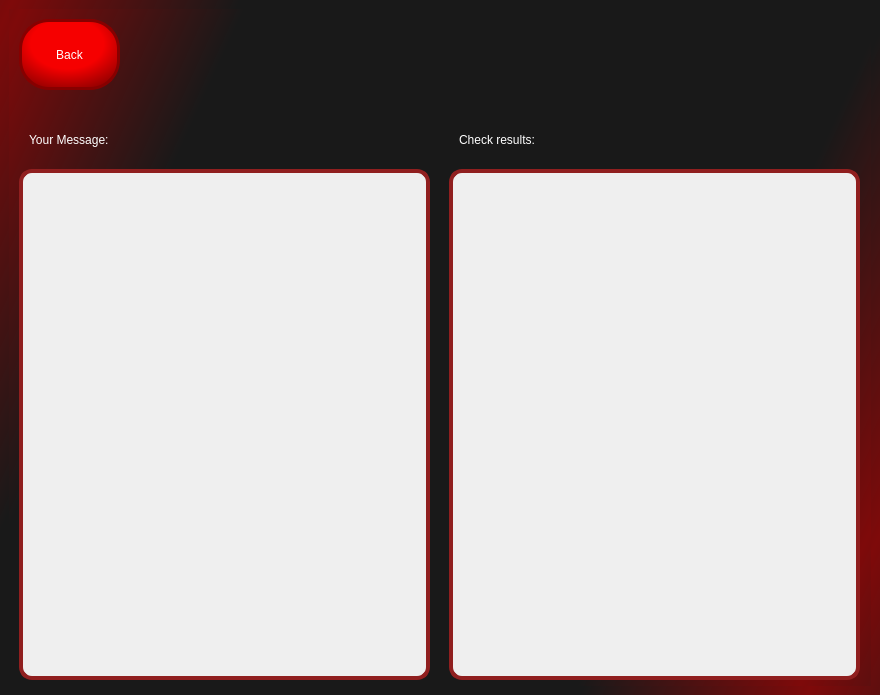
<?xml version="1.0" encoding="UTF-8"?>
<ui version="4.0">
 <class>MainWindow</class>
 <widget class="QMainWindow" name="MainWindow">
  <property name="geometry">
   <rect>
    <x>0</x>
    <y>0</y>
    <width>880</width>
    <height>695</height>
   </rect>
  </property>
  <property name="windowTitle">
   <string>MainWindow</string>
  </property>
  <property name="styleSheet">
   <string notr="true">background-color: qlineargradient(spread:reflect, x1:0.442, y1:0.568, x2:1, y2:0.767, stop:0.589474 rgba(25, 25, 25, 255), stop:1 rgba(126, 10, 10, 255));</string>
  </property>
  <property name="locale">
   <locale language="English" country="UnitedStates"/>
  </property>
  <widget class="QWidget" name="centralwidget">
   <layout class="QGridLayout" name="gridLayout">
    <item row="0" column="0">
     <widget class="QStackedWidget" name="stackedWidget">
      <property name="currentIndex">
       <number>2</number>
      </property>
      <widget class="QWidget" name="main_menu">
       <widget class="QPushButton" name="SpamDetectionBTN">
        <property name="geometry">
         <rect>
          <x>320</x>
          <y>330</y>
          <width>221</width>
          <height>140</height>
         </rect>
        </property>
        <property name="styleSheet">
         <string notr="true">QPushButton{
background-color: qradialgradient(spread:reflect, cx:0.473684, cy:0.347, radius:1.118, fx:0.478526, fy:0.342, stop:0.331579 rgba(246, 0, 0, 255), stop:0.626316 rgba(150, 0, 0, 255));
font: 20pt &quot;Trebuchet MS&quot;;
text-align: center;
border: 6px solid;
border-radius: 45px;
color: rgb(255, 255, 255);
border-color: rgb(135, 0, 0);
}

QPushButton:hover{
background-color: rgb(0, 0, 0);
color: rgb(246, 0, 0);
border: 4px solid;
border-color: rgb(246, 0, 0);
}

QPushButton:pressed{
background-color: rgb(44, 44, 44);
color: rgb(189, 0, 0);
border: 4px solid;
border-color: rgb(189, 0, 0);
}</string>
        </property>
        <property name="text">
         <string>Spam
 Detection</string>
        </property>
        <property name="default">
         <bool>false</bool>
        </property>
        <property name="flat">
         <bool>false</bool>
        </property>
       </widget>
       <widget class="QLabel" name="logo">
        <property name="geometry">
         <rect>
          <x>60</x>
          <y>70</y>
          <width>751</width>
          <height>161</height>
         </rect>
        </property>
        <property name="styleSheet">
         <string notr="true">QLabel#logo{
border-image: url(:/logo/assets/logo.png);
background-color: qlineargradient(spread:pad, x1:0, y1:0, x2:1, y2:0, stop:0 rgba(0, 0, 0, 0), stop:1 rgba(255, 255, 255, 0));
}</string>
        </property>
        <property name="text">
         <string/>
        </property>
       </widget>
      </widget>
      <widget class="QWidget" name="SL_submission">
       <widget class="QPushButton" name="GoBackBTN">
        <property name="geometry">
         <rect>
          <x>10</x>
          <y>10</y>
          <width>101</width>
          <height>71</height>
         </rect>
        </property>
        <property name="styleSheet">
         <string notr="true">QPushButton{
background-color: qradialgradient(spread:reflect, cx:0.473684, cy:0.347, radius:1.118, fx:0.478526, fy:0.342, stop:0.331579 rgba(246, 0, 0, 255), stop:0.626316 rgba(150, 0, 0, 255));
font: 15pt &quot;Trebuchet MS&quot;;
text-align: center;
border: 3px solid;
border-radius: 30px;
color: rgb(255, 255, 255);
border-color: rgb(135, 0, 0);
}

QPushButton:hover{
background-color: rgb(0, 0, 0);
color: rgb(246, 0, 0);
border-color: rgb(246, 0, 0);
}

QPushButton:pressed{
background-color: rgb(44, 44, 44);
color: rgb(189, 0, 0);
border-color: rgb(189, 0, 0);
}</string>
        </property>
        <property name="text">
         <string>Back</string>
        </property>
        <property name="default">
         <bool>false</bool>
        </property>
        <property name="flat">
         <bool>false</bool>
        </property>
       </widget>
       <widget class="QTextEdit" name="UserInput">
        <property name="geometry">
         <rect>
          <x>50</x>
          <y>250</y>
          <width>761</width>
          <height>221</height>
         </rect>
        </property>
        <property name="styleSheet">
         <string notr="true">QTextEdit{
background-color: rgb(239, 239, 239);
border: 4px solid;
font: 18pt &quot;Rockwell&quot;;
border-color: black;
border-radius: 13px;
}

QTextEdit:focus{
border-color: rgb(190, 2, 2);
background-color: rgb(255, 220, 220);
}</string>
        </property>
        <property name="frameShape">
         <enum>QFrame::Box</enum>
        </property>
        <property name="frameShadow">
         <enum>QFrame::Raised</enum>
        </property>
        <property name="documentTitle">
         <string/>
        </property>
        <property name="markdown">
         <string/>
        </property>
        <property name="html">
         <string>&lt;!DOCTYPE HTML PUBLIC &quot;-//W3C//DTD HTML 4.0//EN&quot; &quot;http://www.w3.org/TR/REC-html40/strict.dtd&quot;&gt;
&lt;html&gt;&lt;head&gt;&lt;meta name=&quot;qrichtext&quot; content=&quot;1&quot; /&gt;&lt;style type=&quot;text/css&quot;&gt;
p, li { white-space: pre-wrap; }
&lt;/style&gt;&lt;/head&gt;&lt;body style=&quot; font-family:'Rockwell'; font-size:18pt; font-weight:400; font-style:normal;&quot;&gt;
&lt;p style=&quot;-qt-paragraph-type:empty; margin-top:0px; margin-bottom:0px; margin-left:0px; margin-right:0px; -qt-block-indent:0; text-indent:0px;&quot;&gt;&lt;br /&gt;&lt;/p&gt;&lt;/body&gt;&lt;/html&gt;</string>
        </property>
       </widget>
       <widget class="QLabel" name="InfoLabel">
        <property name="geometry">
         <rect>
          <x>160</x>
          <y>190</y>
          <width>551</width>
          <height>51</height>
         </rect>
        </property>
        <property name="styleSheet">
         <string notr="true">QLabel#InfoLabel{
font: 15pt &quot;Rockwell&quot;;
border-color: qlineargradient(spread:pad, x1:0, y1:0, x2:1, y2:1, stop:0 rgba(0, 0, 0, 0), stop:1 rgba(255, 255, 255, 0));
color: white;
background-color: qlineargradient(spread:pad, x1:0, y1:0, x2:1, y2:1, stop:0 rgba(0, 0, 0, 0), stop:1 rgba(255, 255, 255, 0));
}</string>
        </property>
        <property name="text">
         <string>Please paste below the message to be checked</string>
        </property>
        <property name="alignment">
         <set>Qt::AlignCenter</set>
        </property>
       </widget>
       <widget class="QPushButton" name="SubmitBTN">
        <property name="geometry">
         <rect>
          <x>340</x>
          <y>510</y>
          <width>181</width>
          <height>91</height>
         </rect>
        </property>
        <property name="styleSheet">
         <string notr="true">QPushButton{
background-color: qradialgradient(spread:reflect, cx:0.473684, cy:0.347, radius:1.118, fx:0.478526, fy:0.342, stop:0.331579 rgba(246, 0, 0, 255), stop:0.626316 rgba(150, 0, 0, 255));
font: 20pt &quot;Trebuchet MS&quot;;
text-align: center;
border: 6px solid;
border-radius: 45px;
color: rgb(255, 255, 255);
border-color: rgb(135, 0, 0);
}

QPushButton:hover{
background-color: rgb(0, 0, 0);
color: rgb(246, 0, 0);
border: 4px solid;
border-color: rgb(246, 0, 0);
}

QPushButton:pressed{
background-color: rgb(44, 44, 44);
color: rgb(189, 0, 0);
border: 4px solid;
border-color: rgb(189, 0, 0);
}</string>
        </property>
        <property name="text">
         <string>Check</string>
        </property>
       </widget>
       <widget class="QLabel" name="WarningLabel">
        <property name="geometry">
         <rect>
          <x>210</x>
          <y>620</y>
          <width>451</width>
          <height>51</height>
         </rect>
        </property>
        <property name="styleSheet">
         <string notr="true">QLabel#WarningLabel{
color: rgb(255, 255, 255);
font: 12pt &quot;Rockwell&quot;;
background-color: qlineargradient(spread:pad, x1:0, y1:0, x2:1, y2:1, stop:0 rgba(0, 0, 0, 0), stop:1 rgba(255, 255, 255, 0));
}</string>
        </property>
        <property name="text">
         <string/>
        </property>
        <property name="alignment">
         <set>Qt::AlignCenter</set>
        </property>
       </widget>
      </widget>
      <widget class="QWidget" name="SL_results">
       <widget class="QLabel" name="MessageLabel">
        <property name="geometry">
         <rect>
          <x>20</x>
          <y>110</y>
          <width>261</width>
          <height>41</height>
         </rect>
        </property>
        <property name="styleSheet">
         <string notr="true">QLabel#MessageLabel{
font: 20pt &quot;Rockwell&quot;;
color: rgb(255, 255, 255);
background-color: qlineargradient(spread:pad, x1:0, y1:0, x2:1, y2:1, stop:0 rgba(0, 0, 0, 0), stop:1 rgba(255, 255, 255, 0));
}</string>
        </property>
        <property name="text">
         <string>Your Message:</string>
        </property>
       </widget>
       <widget class="QTextEdit" name="CheckedMessage">
        <property name="geometry">
         <rect>
          <x>10</x>
          <y>160</y>
          <width>411</width>
          <height>511</height>
         </rect>
        </property>
        <property name="font">
         <font>
          <family>Rockwell</family>
          <pointsize>18</pointsize>
          <weight>50</weight>
          <italic>false</italic>
          <bold>false</bold>
         </font>
        </property>
        <property name="styleSheet">
         <string notr="true">QTextEdit{
border: 4px solid;
font: 18pt &quot;Rockwell&quot;;
border-color: rgb(144, 31, 31);
background-color: rgb(239, 239, 239);
border-radius: 13px;
}
</string>
        </property>
        <property name="readOnly">
         <bool>true</bool>
        </property>
       </widget>
       <widget class="QLabel" name="ResultsLabel">
        <property name="geometry">
         <rect>
          <x>450</x>
          <y>110</y>
          <width>251</width>
          <height>41</height>
         </rect>
        </property>
        <property name="styleSheet">
         <string notr="true">QLabel#ResultsLabel{
font: 20pt &quot;Rockwell&quot;;
color: rgb(255, 255, 255);
background-color: qlineargradient(spread:pad, x1:0, y1:0, x2:1, y2:1, stop:0 rgba(0, 0, 0, 0), stop:1 rgba(255, 255, 255, 0));
}</string>
        </property>
        <property name="text">
         <string>Check results:</string>
        </property>
       </widget>
       <widget class="QTextEdit" name="Results">
        <property name="geometry">
         <rect>
          <x>440</x>
          <y>160</y>
          <width>411</width>
          <height>511</height>
         </rect>
        </property>
        <property name="styleSheet">
         <string notr="true">QTextEdit{
border: 4px solid;
font: 18pt &quot;Rockwell&quot;;
border-color: rgb(144, 31, 31);
background-color: rgb(239, 239, 239);
border-radius: 13px;
}
</string>
        </property>
        <property name="readOnly">
         <bool>true</bool>
        </property>
       </widget>
       <widget class="QPushButton" name="GoBackBTN_2">
        <property name="geometry">
         <rect>
          <x>10</x>
          <y>10</y>
          <width>101</width>
          <height>71</height>
         </rect>
        </property>
        <property name="styleSheet">
         <string notr="true">QPushButton{
background-color: qradialgradient(spread:reflect, cx:0.473684, cy:0.347, radius:1.118, fx:0.478526, fy:0.342, stop:0.331579 rgba(246, 0, 0, 255), stop:0.626316 rgba(150, 0, 0, 255));
font: 15pt &quot;Trebuchet MS&quot;;
text-align: center;
border: 3px solid;
border-radius: 30px;
color: rgb(255, 255, 255);
border-color: rgb(135, 0, 0);
}

QPushButton:hover{
background-color: rgb(0, 0, 0);
color: rgb(246, 0, 0);
border-color: rgb(246, 0, 0);
}

QPushButton:pressed{
background-color: rgb(44, 44, 44);
color: rgb(189, 0, 0);
border-color: rgb(189, 0, 0);
}</string>
        </property>
        <property name="text">
         <string>Back</string>
        </property>
       </widget>
      </widget>
     </widget>
    </item>
   </layout>
  </widget>
 </widget>
 <resources>
  <include location="../resources/logo_res.qrc"/>
 </resources>
 <connections/>
</ui>
